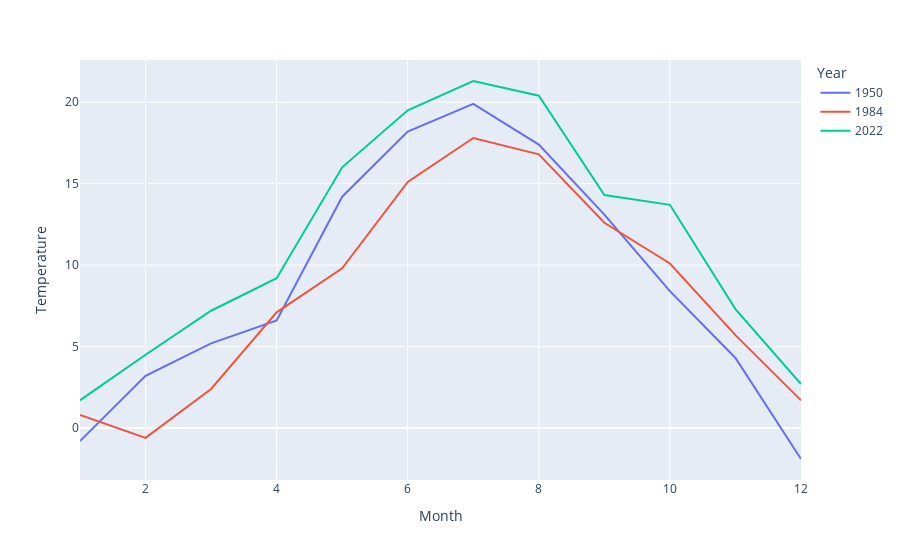

Notebook source saved alongside this figure:
### Code cell
fig = px.line(df_reduced, x='Month', y="Temperature", color='Year')
fig.show()

### Figure 1 — Plotly figure (JSON) as saved in the notebook; plotly's stock layout.template omitted (floating-point values rounded to 4 significant figures)
{"data": [{"hovertemplate": "Year=1950<br>Month=%{x}<br>Temperature=%{y}<extra></extra>", "legendgroup": "1950", "line": {"color": "#636efa", "dash": "solid"}, "marker": {"symbol": "circle"}, "mode": "lines", "name": "1950", "orientation": "v", "showlegend": true, "x": [1, 2, 3, 4, 5, 6, 7, 8, 9, 10, 11, 12], "xaxis": "x", "y": [-0.8, 3.2, 5.2, 6.6, 14.2, 18.2, 19.9, 17.4, 13.1, 8.4, 4.3, -1.9], "yaxis": "y", "type": "scatter"}, {"hovertemplate": "Year=1984<br>Month=%{x}<br>Temperature=%{y}<extra></extra>", "legendgroup": "1984", "line": {"color": "#EF553B", "dash": "solid"}, "marker": {"symbol": "circle"}, "mode": "lines", "name": "1984", "orientation": "v", "showlegend": true, "x": [1, 2, 3, 4, 5, 6, 7, 8, 9, 10, 11, 12], "xaxis": "x", "y": [0.8, -0.6, 2.4, 7.1, 9.8, 15.1, 17.8, 16.8, 12.6, 10.1, 5.7, 1.7], "yaxis": "y", "type": "scatter"}, {"hovertemplate": "Year=2022<br>Month=%{x}<br>Temperature=%{y}<extra></extra>", "legendgroup": "2022", "line": {"color": "#00cc96", "dash": "solid"}, "marker": {"symbol": "circle"}, "mode": "lines", "name": "2022", "orientation": "v", "showlegend": true, "x": [1, 2, 3, 4, 5, 6, 7, 8, 9, 10, 11, 12], "xaxis": "x", "y": [1.7, 4.5, 7.2, 9.2, 16.0, 19.5, 21.3, 20.4, 14.3, 13.7, 7.3, 2.7], "yaxis": "y", "type": "scatter"}], "layout": {"xaxis": {"anchor": "y", "domain": [0.0, 1.0], "title": {"text": "Month"}}, "yaxis": {"anchor": "x", "domain": [0.0, 1.0], "title": {"text": "Temperature"}}, "legend": {"title": {"text": "Year"}, "tracegroupgap": 0}, "margin": {"t": 60}}}
